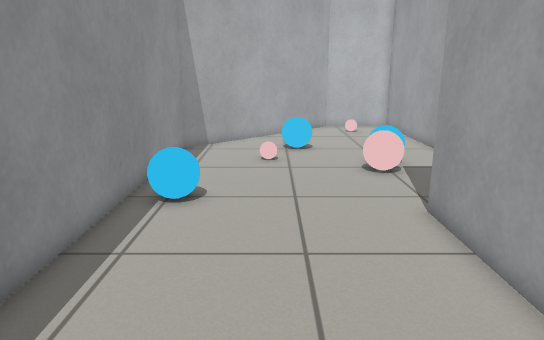
View 1 (above)

15 first-person views from a walk through a world built for the Gazebo simulator. The camera is 0.95 m above the floor, tilts 14° down and sees 70° across. The floor is counted in squares, 0.25 m on a side. Each view is taken from the middle of a square. On the plan, view 1 faces up. The plan holds only what a view shows up to about 20 squares ahead; the rest is blank. Robots are left out.

View 2
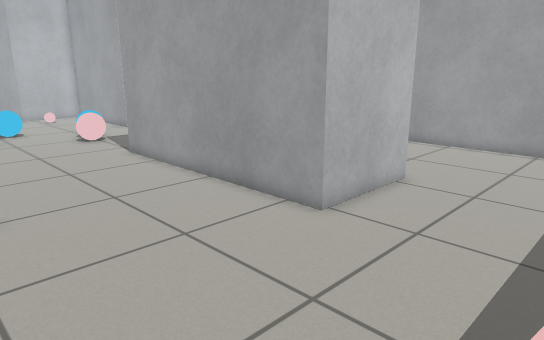

View 3
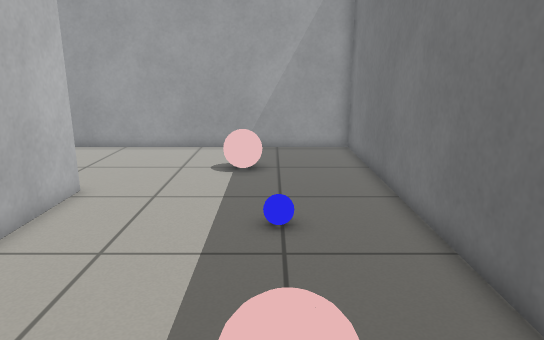

View 4
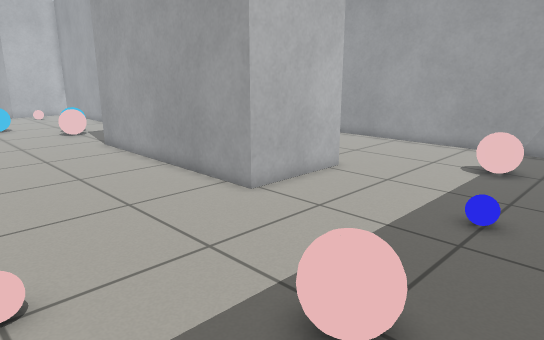

View 5
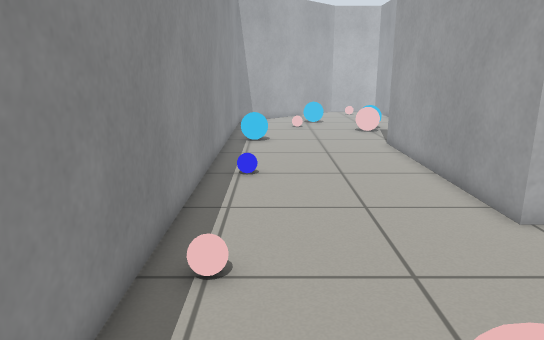

View 6
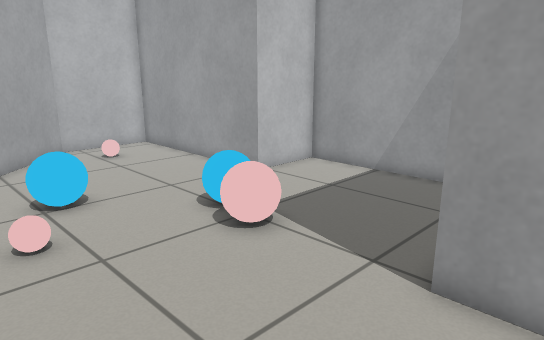

View 7
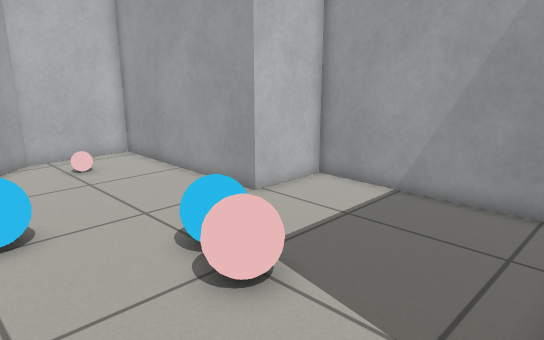

View 8
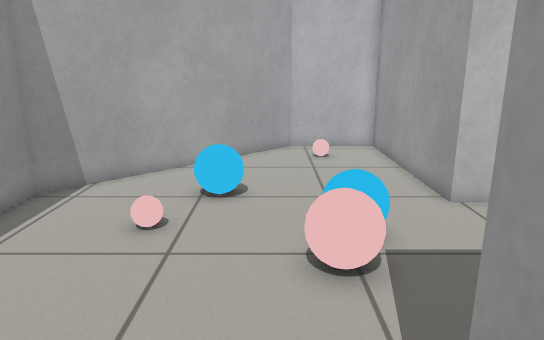

View 9
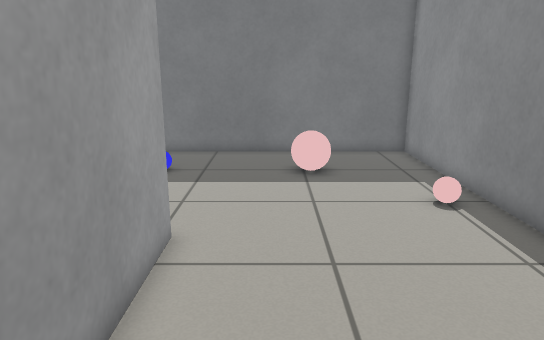

View 10
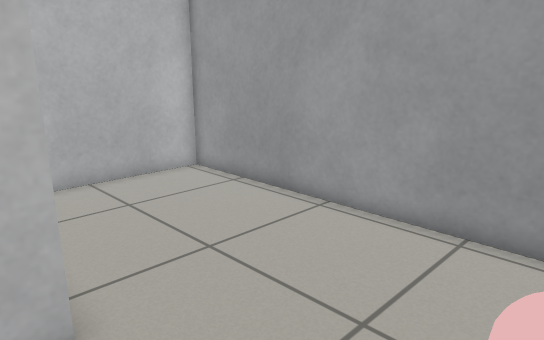

View 11
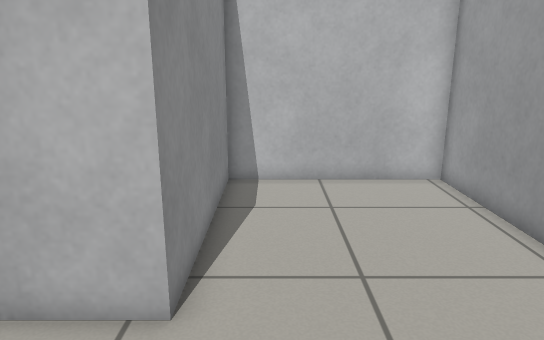

View 12
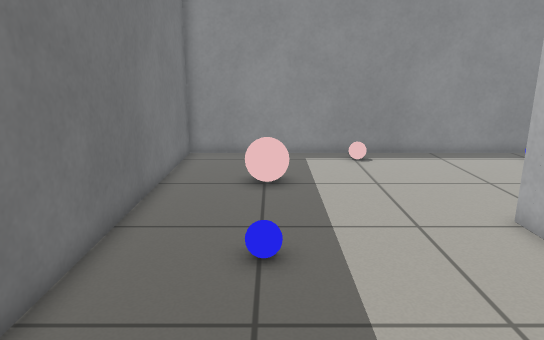

View 13
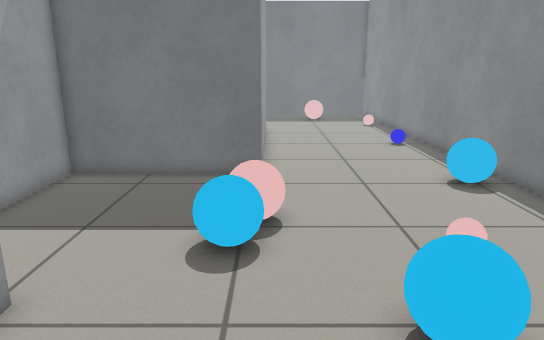

View 14
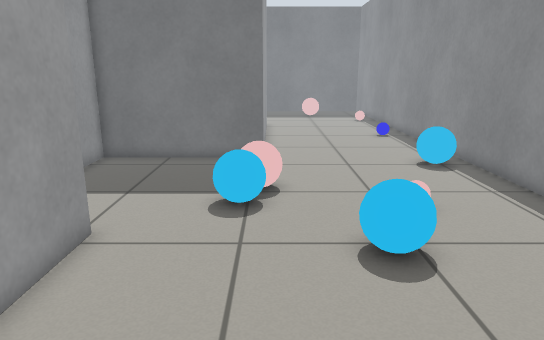

View 15
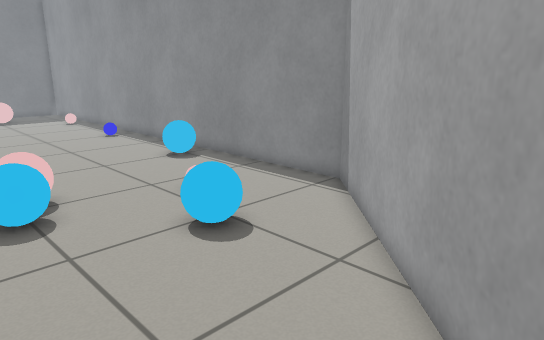

### Floor plan
Points are (right, up) in squares from view 1. A wall is a line through its corners. A room is listed if a view was taken in it or the views show most of it. See-through windows are left out.
Room 1 (views 1, 2, 3, 4, 5, 6, 7, 8, 9, 10, 11, 12, 13, 14, 15)
walls: (4.4, 10.4) (11.8, 10.4) (11.8, 19.2) (8.4, 19.2) (8.4, 28.6) (4, 28.5) (-4.6, 20) (-4.6, -12) (17.2, -12) (17.2, 6.8) (9.4, 6.8) (9.4, -1.6) (4.4, -1.6) (4.4, 10.4)
objects: cyan ball (-4, 11) to (-2, 12); pink ball (-3, -4); blue ball (-3, 4); pink ball (0, -9) to (1, -7); pink ball (0, 17); cyan ball (1, 19) to (2, 21); pink ball (4, 15) to (5, 16); cyan ball (4, 17) to (6, 17); pink ball (5, 26); blue ball (6, -8); pink ball (12, -7) to (13, -6)

Where each view was taken, in squares from view 1:
view 1: 0 up, 0 right, facing up
view 2: 8 down, 4 left, facing up-right
view 3: 8 down, 3 left, facing right
view 4: 11 down, 4 left, facing up-right
view 5: 11 down, 2 left, facing up
view 6: 8 up, 2 left, facing up-right
view 7: 10 up, 0 right, facing up-right
view 8: 8 up, 3 right, facing up
view 9: 7 up, 2 right, facing down
view 10: 7 down, 8 right, facing up-right
view 11: 7 down, 11 right, facing up
view 12: 8 down, 14 right, facing left
view 13: 25 up, 4 right, facing down
view 14: 28 up, 4 right, facing down
view 15: 28 up, 7 right, facing down-left
